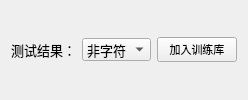
                       <widget class="QWidget" name="charTestResult" native="true">
                        <layout class="QHBoxLayout" name="horizontalLayout_16">
                         <item>
                          <widget class="QLabel" name="charTestResultLabel">
                           <property name="font">
                            <font>
                             <family>Times New Roman</family>
                             <pointsize>10</pointsize>
                            </font>
                           </property>
                           <property name="text">
                            <string>测试结果：</string>
                           </property>
                          </widget>
                         </item>
                         <item>
                          <widget class="QComboBox" name="charTestResultCombo">
                           <property name="font">
                            <font>
                             <family>Times New Roman</family>
                             <pointsize>10</pointsize>
                            </font>
                           </property>
                           <item>
                            <property name="text">
                             <string>非字符</string>
                            </property>
                           </item>
                           <item>
                            <property name="text">
                             <string>穗</string>
                            </property>
                           </item>
                           <item>
                            <property name="text">
                             <string>A</string>
                            </property>
                           </item>
                           <item>
                            <property name="text">
                             <string>B</string>
                            </property>
                           </item>
                           <item>
                            <property name="text">
                             <string>C</string>
                            </property>
                           </item>
                           <item>
                            <property name="text">
                             <string>D</string>
                            </property>
                           </item>
                           <item>
                            <property name="text">
                             <string>E</string>
                            </property>
                           </item>
                           <item>
                            <property name="text">
                             <string>F</string>
                            </property>
                           </item>
                           <item>
                            <property name="text">
                             <string>G</string>
                            </property>
                           </item>
                           <item>
                            <property name="text">
                             <string>H</string>
                            </property>
                           </item>
                           <item>
                            <property name="text">
                             <string>I</string>
                            </property>
                           </item>
                           <item>
                            <property name="text">
                             <string>J</string>
                            </property>
                           </item>
                           <item>
                            <property name="text">
                             <string>K</string>
                            </property>
                           </item>
                           <item>
                            <property name="text">
                             <string>L</string>
                            </property>
                           </item>
                           <item>
                            <property name="text">
                             <string>M</string>
                            </property>
                           </item>
                           <item>
                            <property name="text">
                             <string>N</string>
                            </property>
                           </item>
                           <item>
                            <property name="text">
                             <string>O</string>
                            </property>
                           </item>
                           <item>
                            <property name="text">
                             <string>P</string>
                            </property>
                           </item>
                           <item>
                            <property name="text">
                             <string>Q</string>
                            </property>
                           </item>
                           <item>
                            <property name="text">
                             <string>R</string>
                            </property>
                           </item>
                           <item>
                            <property name="text">
                             <string>S</string>
                            </property>
                           </item>
                           <item>
                            <property name="text">
                             <string>T</string>
                            </property>
                           </item>
                           <item>
                            <property name="text">
                             <string>U</string>
                            </property>
                           </item>
                           <item>
                            <property name="text">
                             <string>V</string>
                            </property>
                           </item>
                           <item>
                            <property name="text">
                             <string>W</string>
                            </property>
                           </item>
                           <item>
                            <property name="text">
                             <string>X</string>
                            </property>
                           </item>
                           <item>
                            <property name="text">
                             <string>Y</string>
                            </property>
                           </item>
                           <item>
                            <property name="text">
                             <string>Z</string>
                            </property>
                           </item>
                           <item>
                            <property name="text">
                             <string>0</string>
                            </property>
                           </item>
                           <item>
                            <property name="text">
                             <string>1</string>
                            </property>
                           </item>
                           <item>
                            <property name="text">
                             <string>2</string>
                            </property>
                           </item>
                           <item>
                            <property name="text">
                             <string>3</string>
                            </property>
                           </item>
                           <item>
                            <property name="text">
                             <string>4</string>
                            </property>
                           </item>
                           <item>
                            <property name="text">
                             <string>5</string>
                            </property>
                           </item>
                           <item>
                            <property name="text">
                             <string>6</string>
                            </property>
                           </item>
                           <item>
                            <property name="text">
                             <string>7</string>
                            </property>
                           </item>
                           <item>
                            <property name="text">
                             <string>8</string>
                            </property>
                           </item>
                           <item>
                            <property name="text">
                             <string>9</string>
                            </property>
                           </item>
                           <item>
                            <property name="text">
                             <string>点</string>
                            </property>
                           </item>
                           <item>
                            <property name="text">
                             <string>京</string>
                            </property>
                           </item>
                           <item>
                            <property name="text">
                             <string>津</string>
                            </property>
                           </item>
                           <item>
                            <property name="text">
                             <string>沪</string>
                            </property>
                           </item>
                           <item>
                            <property name="text">
                             <string>渝</string>
                            </property>
                           </item>
                           <item>
                            <property name="text">
                             <string>蒙</string>
                            </property>
                           </item>
                           <item>
                            <property name="text">
                             <string>新</string>
                            </property>
                           </item>
                           <item>
                            <property name="text">
                             <string>藏</string>
                            </property>
                           </item>
                           <item>
                            <property name="text">
                             <string>宁</string>
                            </property>
                           </item>
                           <item>
                            <property name="text">
                             <string>桂</string>
                            </property>
                           </item>
                           <item>
                            <property name="text">
                             <string>港</string>
                            </property>
                           </item>
                           <item>
                            <property name="text">
                             <string>澳</string>
                            </property>
                           </item>
                           <item>
                            <property name="text">
                             <string>黑</string>
                            </property>
                           </item>
                           <item>
                            <property name="text">
                             <string>吉</string>
                            </property>
                           </item>
                           <item>
                            <property name="text">
                             <string>辽</string>
                            </property>
                           </item>
                           <item>
                            <property name="text">
                             <string>晋</string>
                            </property>
                           </item>
                           <item>
                            <property name="text">
                             <string>冀</string>
                            </property>
                           </item>
                           <item>
                            <property name="text">
                             <string>青</string>
                            </property>
                           </item>
                           <item>
                            <property name="text">
                             <string>鲁</string>
                            </property>
                           </item>
                           <item>
                            <property name="text">
                             <string>豫</string>
                            </property>
                           </item>
                           <item>
                            <property name="text">
                             <string>苏</string>
                            </property>
                           </item>
                           <item>
                            <property name="text">
                             <string>皖</string>
                            </property>
                           </item>
                           <item>
                            <property name="text">
                             <string>浙</string>
                            </property>
                           </item>
                           <item>
                            <property name="text">
                             <string>闽</string>
                            </property>
                           </item>
                           <item>
                            <property name="text">
                             <string>赣</string>
                            </property>
                           </item>
                           <item>
                            <property name="text">
                             <string>湘</string>
                            </property>
                           </item>
                           <item>
                            <property name="text">
                             <string>鄂</string>
                            </property>
                           </item>
                           <item>
                            <property name="text">
                             <string>粤</string>
                            </property>
                           </item>
                           <item>
                            <property name="text">
                             <string>琼</string>
                            </property>
                           </item>
                           <item>
                            <property name="text">
                             <string>甘</string>
                            </property>
                           </item>
                           <item>
                            <property name="text">
                             <string>陕</string>
                            </property>
                           </item>
                           <item>
                            <property name="text">
                             <string>贵</string>
                            </property>
                           </item>
                           <item>
                            <property name="text">
                             <string>云</string>
                            </property>
                           </item>
                           <item>
                            <property name="text">
                             <string>川</string>
                            </property>
                           </item>
                           <item>
                            <property name="text">
                             <string>警</string>
                            </property>
                           </item>
                          </widget>
                         </item>
                         <item>
                          <widget class="QPushButton" name="correctCharButton">
                           <property name="font">
                            <font>
                             <family>Times New Roman</family>
                             <pointsize>8</pointsize>
                            </font>
                           </property>
                           <property name="text">
                            <string>加入训练库</string>
                           </property>
                          </widget>
                         </item>
                        </layout>
                       </widget>
